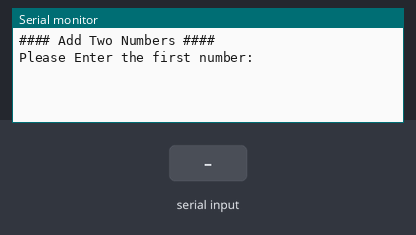
Simulated run of this sketch. Board: Arduino Uno, built with avr-gcc and run on an emulated ATmega328P. Shown: the last lines printed to the serial monitor. The test bench sets the inputs (shaded band).

Above: at 1.2 s.
1.3 s: "90,45\n" received over Serial
At 2.5 s:
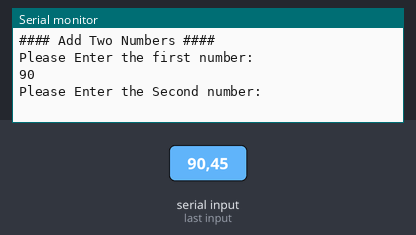
2.8 s: "30,150\n" received over Serial
At 3.6 s:
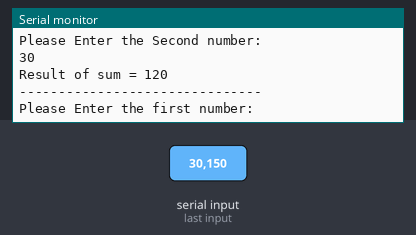

The sketch:

Serial_Plotter_Saied.ino
```cpp
#include <string.h>
long Firstnumber;
long Secondnumber;
double x=-100;
double y;
void setup() {
  // put your setup code here, to run once:
  Serial.begin(9600);
  Serial.println("#### Add Two Numbers ####");
}

long AddTwoNumbers(){

    Serial.println("Please Enter the first number: ");
    while(Serial.available()==0){
    }
    String NumberOne = Serial.readStringUntil('\n');
    Firstnumber = NumberOne.toInt();
    Serial.println(Firstnumber);

    Serial.println("Please Enter the Second number: ");
    while(Serial.available()==0){
    }

    String NumberTwo = Serial.readStringUntil('\n');
    Secondnumber = NumberTwo.toInt();
    Serial.println(Secondnumber);
    return Firstnumber + Secondnumber;

}

void PlotSin(){
  while(true){
    y= sin(x);
    x+=0.1;
    Serial.print(1);Serial.print(",");
    Serial.print(-1);Serial.print(",");
    Serial.println(y);
    // delay(100);
  }
}

void loop() {
  // put your main code here, to run repeatedly:
  // Note that String.toInt() used converts any non number to 0
  // long sum=AddTwoNumbers();
  // Serial.print("The Sum: ");
  // Serial.println(sum);
  // Serial.println("-------------------------------");
  long sum=AddTwoNumbers();
  Serial.print("Result of sum = ");
  Serial.print(sum);
  Serial.println();
  Serial.println("-------------------------------");
}
```

Measured:
- after the input at 1.3 s, the serial monitor: prints a new line at once (image 1)
- after the input at 2.8 s, the serial monitor: prints a new line at once (image 2)
